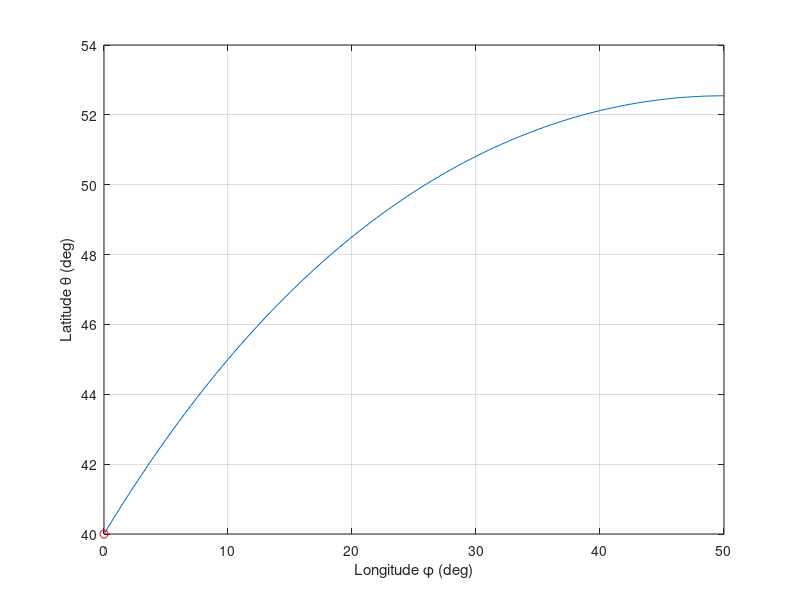

Here is the MATLAB script that generated this plot:
% Script p2_3_3.m; min distance from point to meridian on a sphere;
% plot from analytical soln.;                        10/96, 6/27/02
%
c=180/pi; ph0=0; phf=50/c; th0=40/c; N=100; ph=phf*[0:1/N:1]; 
un=ones(1,N+1); tth=tan(th0)*cos(phf*un-ph)/cos(phf-ph0); 
th=atan(tth);
%
figure(1); clf; plot(ph*c,th*c,0,th0*c,'ro'); grid
ylabel('Latitude \theta (deg)'); xlabel('Longitude \phi (deg)')
